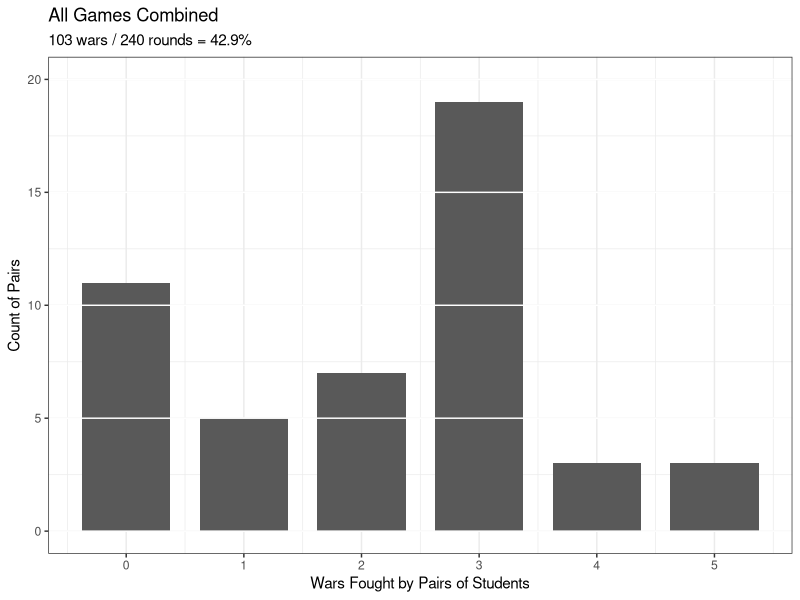
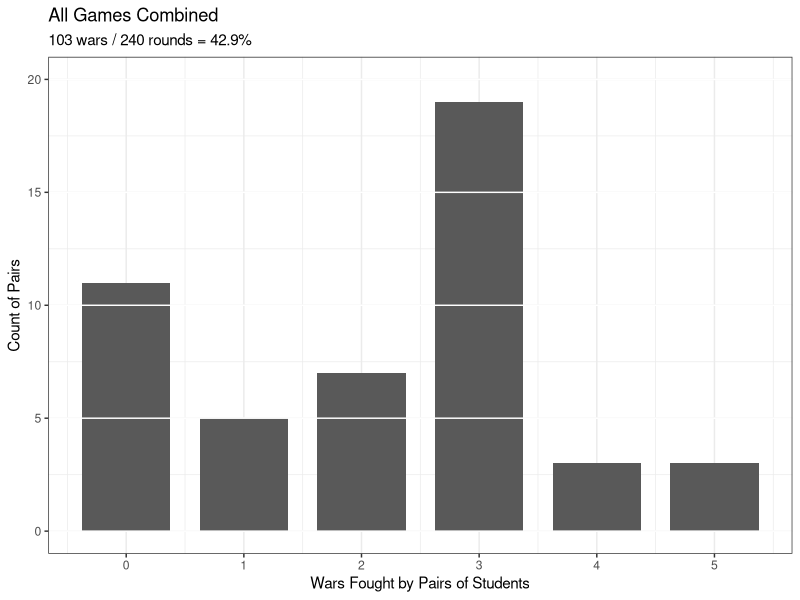
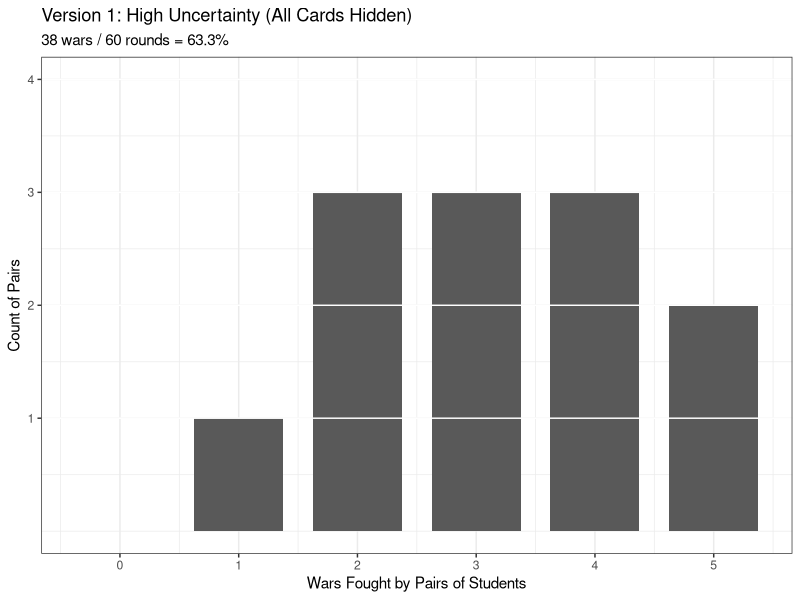
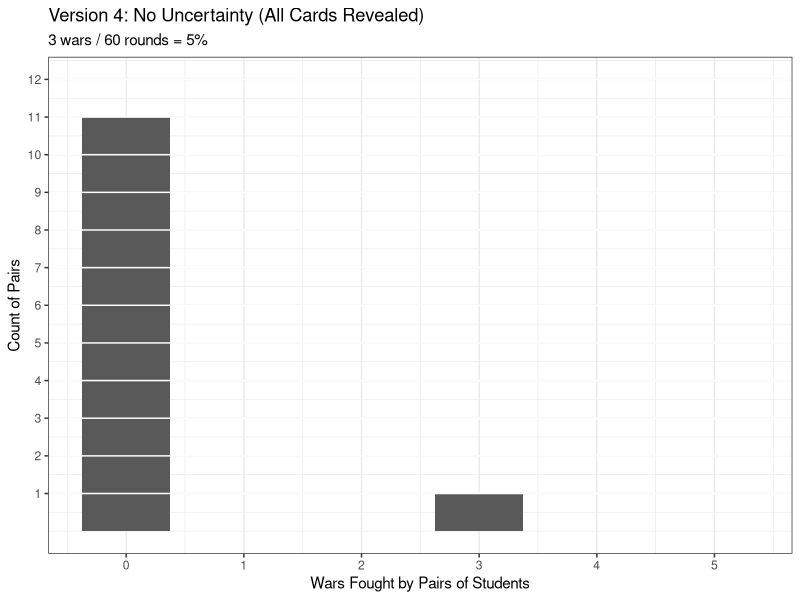
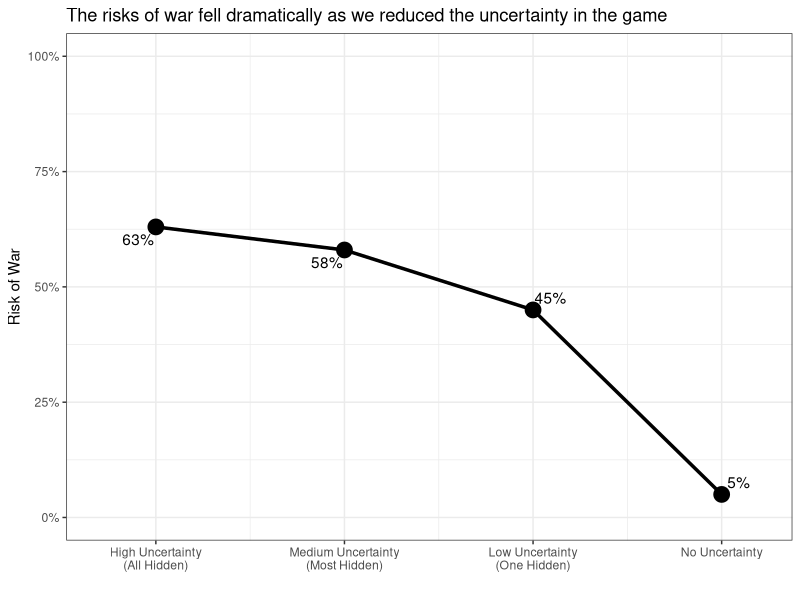

Source code (R) for these figures, in order:
## ---- chunk 1
# background-size="1920px 1080px"
library(tidyverse)
library(readxl)
## ---- chunk 2
## Fall 2025 (12 pairs)
library(tidyverse)

# Record class data 
# Last time: 48, 45, 37, 13
# Wars and number of pennies for the winner
d <- tibble(
  Version1 = c(2, 4, 5, 4, 5, 3, 3, 2, 2, 3, 1, 4), # 38 total 
  Version2 = c(3, 3, 3, 2, 3, 2, 3, 3, 5, 3, 2, 3), # 35 total 
  Version3 = c(3, 2, 1, 3, 1, 3, 3, 1, 3, 1, 3, 3), # 27 total 
  Version4 = c(0, 0, 0, 3, 0, 0, 0, 0, 0, 0, 0, 0) # 3 total 
)


da <- d |>
  pivot_longer(cols = c(Version1, Version2, Version3, Version4), names_to = "Version", values_to = "Wars")

d2 <- d %>%
  pivot_longer(cols = c(Version1, Version2, Version3, Version4), names_to = "Version", values_to = "Wars") %>%
  mutate(
    Uncertainty = case_when(
      Version == "Version1" ~ "High Uncertainty (All Hidden)",
      Version == "Version2" ~ "Medium Uncertainty (Most Hidden)",
      Version == "Version3" ~ "Low Uncertainty (One Hidden)",
      Version == "Version4" ~ "No Uncertainty"),
    Uncertainty2 = case_when(
      Version == "Version1" ~ "All Cards Hidden",
      Version == "Version2" ~ "Reveal One Card",
      Version == "Version3" ~ "Reveal Two Cards",
      Version == "Version4" ~ "Reveal All Cards"),
    Uncertainty3 = factor(Uncertainty2, levels = c("All Cards Hidden", "Reveal One Card", "Reveal Two Cards", "Reveal All Cards"))
  )

# Bar (all) 500x325
d2 %>%
  ggplot(aes(x = Wars)) +
  geom_bar(width = .75) + #, fill = "darkgrey"
  theme_bw() +
  labs(x = "Wars Fought by Pairs of Students", y = "Count of Pairs", title = "All Games Combined",
       subtitle = str_c(sum(da$Wars), " wars / ", nrow(da) * 5, " rounds = ", round(sum(da$Wars)/(nrow(da) * 5), 3) * 100, "%")) +
  scale_y_continuous(breaks = seq(0, 20, 5)) +
  scale_x_continuous(breaks = seq(0, 5, 1)) +
  geom_hline(yintercept = seq(0, 20, 5), color = "white")

# d2 %>%
#    summarize(
#      pairings = n(),
#      wars = sum(Wars),
#      possible = pairings * 5, #rounds per game
#      proportion = wars/possible
#    )
## ---- chunk 3
# Bar (all) 500x325
p1 <- d2 %>%
  ggplot(aes(x = Wars)) +
  geom_bar(width = .75) + #, fill = "darkgrey"
  theme_bw() +
  labs(x = "Wars Fought by Pairs of Students", y = "Count of Pairs", title = "All Games Combined",
       subtitle = str_c(sum(da$Wars), " wars / ", nrow(da) * 5, " rounds = ", round(sum(da$Wars)/(nrow(da) * 5), 3) * 100, "%")) +
  scale_y_continuous(breaks = seq(0, 20, 5)) +
  scale_x_continuous(breaks = seq(0, 5, 1)) +
  geom_hline(yintercept = seq(0, 20, 5), color = "white")

p1
## ---- chunk 4
# Bar (game version 1) 500x325

da_v1 <- da |> filter(Version == "Version1")

# Identify missing values 0-5 wars and add
x1 <- d2 %>%
  filter(Version == "Version1") %>%
  count(Wars) |>
  select(n)

x2 <- 0:5 %in% x1[[1]]

x3 <- 0:5

d2 %>%
  filter(Version == "Version1") %>%
  count(Wars) %>%
  add_row(Wars = x3[!x2], n = 0) %>%
  arrange(Wars) %>%
  ggplot(aes(x = Wars, y=n)) +
  geom_col(width = .75) +
  theme_bw() +
  labs(x = "Wars Fought by Pairs of Students", y = "Count of Pairs", title = "Version 1: High Uncertainty (All Cards Hidden)",
       subtitle = str_c(sum(da_v1$Wars), " wars / ", nrow(da_v1) * 5, " rounds = ", round(sum(da_v1$Wars)/(nrow(da_v1) * 5), 3) * 100, "%")) +
  scale_x_continuous(breaks = 0:5) +
  scale_y_continuous(breaks = 0:max(x1$n) + 1) +
  geom_hline(yintercept = seq(1, max(x1$n) + 1), color = "white")
## ---- chunk 5
 d2 %>%
   group_by(Version) %>%
   summarize(
     pairings = n(),
     wars = sum(Wars),
     possible = pairings * 5, #rounds per game
     proportion = wars/possible
   ) |>
  filter(Version == "Version1")
## ---- chunk 6
# Bar (game version 1) 500x325

da_v4 <- da |> filter(Version == "Version4")

# Identify missing values 0-5 wars and add
x1 <- d2 %>%
  filter(Version == "Version4") %>%
  count(Wars)

x2 <- 0:5 %in% x1[[1]]

x3 <- 0:5

d2 %>%
  filter(Version == "Version4") %>%
  count(Wars) %>%
  add_row(Wars = x3[!x2], n = 0) %>%
  arrange(Wars) %>%
  ggplot(aes(x = Wars, y=n)) +
  geom_col(width = .75) +
  theme_bw() +
  labs(x = "Wars Fought by Pairs of Students", y = "Count of Pairs", title = "Version 4: No Uncertainty (All Cards Revealed)",
       subtitle = str_c(sum(da_v4$Wars), " wars / ", nrow(da_v4) * 5, " rounds = ", round(sum(da_v4$Wars)/(nrow(da_v4) * 5), 3) * 100, "%")) +
  scale_x_continuous(breaks = 0:5) +
  scale_y_continuous(breaks = 0:max(x1$n) + 1) +
  geom_hline(yintercept = seq(1, max(x1$n) + 1), color = "white")


## ---- chunk 7
 d2 %>%
   group_by(Version) %>%
   summarize(
     pairings = n(),
     wars = sum(Wars),
     possible = pairings * 5, #rounds per game
     proportion = wars/possible
   ) |>
  filter(Version == "Version4")
## ---- chunk 8
# Summary stats
# d2 |>
#   mutate(
#     Uncertainty_f = factor(Uncertainty, levels = c("High Uncertainty (All Hidden)", "Medium Uncertainty (Most Hidden)", "Low Uncertainty (One Hidden)", "No Uncertainty"))
#   ) |>
#   group_by(Uncertainty_f) |>
#    summarize(
#      pairings = n(),
#      wars = sum(Wars),
#      possible = pairings * 5, #rounds per game
#      proportion = round(wars/possible, 2)
#    ) |>
#   select(-pairings) |>
#   kableExtra::kbl(col.names = c("Level of Uncertainty", "Wars", "Rounds", "Proportion")) |>
#   kableExtra::kable_styling(font_size = 30)

# Try a version as a plot
tab1 <- d2 |>
  mutate(
    Uncertainty_f = factor(Uncertainty, levels = c("High Uncertainty (All Hidden)", "Medium Uncertainty (Most Hidden)", "Low Uncertainty (One Hidden)", "No Uncertainty"))
  ) |>
  group_by(Uncertainty_f) |>
   summarize(
     pairings = n(),
     wars = sum(Wars),
     possible = pairings * 5, #rounds per game
     proportion = round(wars/possible, 2)
   ) |>
  select(-pairings) |>
  mutate(
    order1 = 1:4
  )

labs1 <- c("High Uncertainty\n(All Hidden)", "Medium Uncertainty\n(Most Hidden)", "Low Uncertainty\n(One Hidden)", "No Uncertainty")

labs2 <- tab1$proportion

tab1 |>
  ggplot(aes(x = order1, y = proportion)) +
  geom_line(linewidth = 1.2) +
  geom_point(size = 5) +
  scale_y_continuous(limits = c(0, 1), labels = scales::percent_format()) +
  scale_x_continuous(labels = labs1, limits = c(.7,4.2), breaks = 1:4) +
  theme_bw() +
  labs(x = "", y = "Risk of War", title = "The risks of war fell dramatically as we reduced the uncertainty in the game") +
  ggrepel::geom_text_repel(aes(label = str_c(100*labs2, "%")))



## ---- chunk 9
d2 |>
  mutate(
    Uncertainty_f = factor(Uncertainty, levels = c("High Uncertainty (All Hidden)", "Medium Uncertainty (Most Hidden)", "Low Uncertainty (One Hidden)", "No Uncertainty"))
  ) |>
  group_by(Uncertainty_f) |>
   summarize(
     pairings = n(),
     wars = sum(Wars),
     possible = pairings * 5, #rounds per game
     proportion = round(wars/possible, 2)
   ) |>
  select(-pairings)
